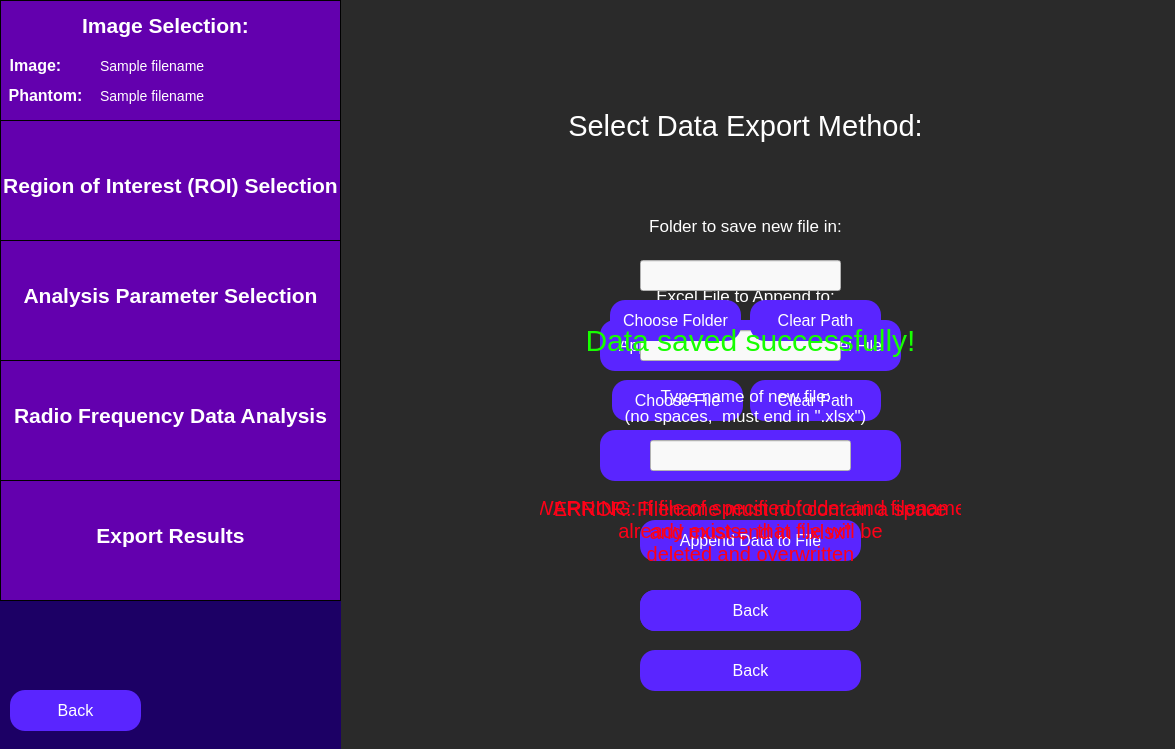
<?xml version="1.0" encoding="UTF-8"?>
<ui version="4.0">
 <class>exportData</class>
 <widget class="QWidget" name="exportData">
  <property name="geometry">
   <rect>
    <x>0</x>
    <y>0</y>
    <width>1175</width>
    <height>749</height>
   </rect>
  </property>
  <property name="windowTitle">
   <string>Export Data</string>
  </property>
  <property name="styleSheet">
   <string notr="true">QWidget {
	background: rgb(42, 42, 42);
}</string>
  </property>
  <widget class="QWidget" name="widget" native="true">
   <property name="geometry">
    <rect>
     <x>0</x>
     <y>0</y>
     <width>341</width>
     <height>751</height>
    </rect>
   </property>
   <property name="toolTip">
    <string>&lt;html&gt;&lt;head/&gt;&lt;body&gt;&lt;p&gt;&lt;br/&gt;&lt;/p&gt;&lt;/body&gt;&lt;/html&gt;</string>
   </property>
   <property name="styleSheet">
    <string notr="true">QWidget {
	background-color: rgb(28, 0, 101);
}</string>
   </property>
   <widget class="QFrame" name="frame">
    <property name="geometry">
     <rect>
      <x>0</x>
      <y>0</y>
      <width>341</width>
      <height>121</height>
     </rect>
    </property>
    <property name="styleSheet">
     <string notr="true">QFrame {
	background-color: rgb(99, 0, 174);
	border: 1px solid black;
}</string>
    </property>
    <property name="frameShape">
     <enum>QFrame::StyledPanel</enum>
    </property>
    <property name="frameShadow">
     <enum>QFrame::Raised</enum>
    </property>
    <widget class="QLabel" name="label">
     <property name="geometry">
      <rect>
       <x>70</x>
       <y>0</y>
       <width>191</width>
       <height>51</height>
      </rect>
     </property>
     <property name="styleSheet">
      <string notr="true">QLabel {
	font-size: 21px;
	color: rgb(255, 255, 255);
	background-color: rgba(255, 255, 255, 0);
	border: 0px;
	font-weight: bold;
}</string>
     </property>
     <property name="text">
      <string>Image Selection:</string>
     </property>
     <property name="alignment">
      <set>Qt::AlignCenter</set>
     </property>
    </widget>
    <widget class="QLabel" name="label_2">
     <property name="geometry">
      <rect>
       <x>-60</x>
       <y>40</y>
       <width>191</width>
       <height>51</height>
      </rect>
     </property>
     <property name="styleSheet">
      <string notr="true">QLabel {
	font-size: 16px;
	color: rgb(255, 255, 255);
	background-color: rgba(255, 255, 255, 0);
	border: 0px;
	font-weight: bold;
}</string>
     </property>
     <property name="text">
      <string>Image:</string>
     </property>
     <property name="alignment">
      <set>Qt::AlignCenter</set>
     </property>
    </widget>
    <widget class="QLabel" name="label_3">
     <property name="geometry">
      <rect>
       <x>-50</x>
       <y>70</y>
       <width>191</width>
       <height>51</height>
      </rect>
     </property>
     <property name="styleSheet">
      <string notr="true">QLabel {
	font-size: 16px;
	color: rgb(255, 255, 255);
	background-color: rgba(255, 255, 255, 0);
	border: 0px;
	font-weight: bold
}</string>
     </property>
     <property name="text">
      <string>Phantom:</string>
     </property>
     <property name="alignment">
      <set>Qt::AlignCenter</set>
     </property>
    </widget>
    <widget class="QLabel" name="imagePathInput">
     <property name="geometry">
      <rect>
       <x>100</x>
       <y>40</y>
       <width>241</width>
       <height>51</height>
      </rect>
     </property>
     <property name="styleSheet">
      <string notr="true">QLabel {
	font-size: 14px;
	color: rgb(255, 255, 255);
	background-color: rgba(255, 255, 255, 0);
	border: 0px;
}</string>
     </property>
     <property name="text">
      <string>Sample filename </string>
     </property>
     <property name="alignment">
      <set>Qt::AlignLeading|Qt::AlignLeft|Qt::AlignVCenter</set>
     </property>
    </widget>
    <widget class="QLabel" name="phantomPathInput">
     <property name="geometry">
      <rect>
       <x>100</x>
       <y>70</y>
       <width>241</width>
       <height>51</height>
      </rect>
     </property>
     <property name="styleSheet">
      <string notr="true">QLabel {
	font-size: 14px;
	color: rgb(255, 255, 255);
	background-color: rgba(255, 255, 255, 0);
	border: 0px;
}</string>
     </property>
     <property name="text">
      <string>Sample filename </string>
     </property>
     <property name="alignment">
      <set>Qt::AlignLeading|Qt::AlignLeft|Qt::AlignVCenter</set>
     </property>
    </widget>
   </widget>
   <widget class="QFrame" name="frame_2">
    <property name="geometry">
     <rect>
      <x>0</x>
      <y>120</y>
      <width>341</width>
      <height>121</height>
     </rect>
    </property>
    <property name="styleSheet">
     <string notr="true">QFrame {
	background-color: rgb(99, 0, 174);;
	border: 1px solid black;
}</string>
    </property>
    <property name="frameShape">
     <enum>QFrame::StyledPanel</enum>
    </property>
    <property name="frameShadow">
     <enum>QFrame::Raised</enum>
    </property>
    <widget class="QLabel" name="label_4">
     <property name="geometry">
      <rect>
       <x>0</x>
       <y>40</y>
       <width>341</width>
       <height>51</height>
      </rect>
     </property>
     <property name="styleSheet">
      <string notr="true">QLabel {
	font-size: 21px;
	color: rgb(255, 255, 255);
	background-color: rgba(255, 255, 255, 0);
	border: 0px;
	font-weight: bold;
}</string>
     </property>
     <property name="text">
      <string>Region of Interest (ROI) Selection</string>
     </property>
     <property name="alignment">
      <set>Qt::AlignCenter</set>
     </property>
    </widget>
   </widget>
   <widget class="QFrame" name="frame_4">
    <property name="geometry">
     <rect>
      <x>0</x>
      <y>360</y>
      <width>341</width>
      <height>121</height>
     </rect>
    </property>
    <property name="styleSheet">
     <string notr="true">QFrame {
	background-color:  rgb(99, 0, 174);
	border: 1px solid black;
}</string>
    </property>
    <property name="frameShape">
     <enum>QFrame::StyledPanel</enum>
    </property>
    <property name="frameShadow">
     <enum>QFrame::Raised</enum>
    </property>
    <widget class="QLabel" name="label_7">
     <property name="geometry">
      <rect>
       <x>0</x>
       <y>30</y>
       <width>341</width>
       <height>51</height>
      </rect>
     </property>
     <property name="styleSheet">
      <string notr="true">QLabel {
	font-size: 21px;
	color: rgb(255, 255, 255);
	background-color: rgba(255, 255, 255, 0);
	border: 0px;
	font-weight: bold;
}</string>
     </property>
     <property name="text">
      <string>Radio Frequency Data Analysis</string>
     </property>
     <property name="alignment">
      <set>Qt::AlignCenter</set>
     </property>
    </widget>
   </widget>
   <widget class="QFrame" name="frame_5">
    <property name="geometry">
     <rect>
      <x>0</x>
      <y>480</y>
      <width>341</width>
      <height>121</height>
     </rect>
    </property>
    <property name="styleSheet">
     <string notr="true">QFrame {
	background-color:  rgb(99, 0, 174);
	border: 1px solid black;
}</string>
    </property>
    <property name="frameShape">
     <enum>QFrame::StyledPanel</enum>
    </property>
    <property name="frameShadow">
     <enum>QFrame::Raised</enum>
    </property>
    <widget class="QLabel" name="label_8">
     <property name="geometry">
      <rect>
       <x>20</x>
       <y>30</y>
       <width>301</width>
       <height>51</height>
      </rect>
     </property>
     <property name="styleSheet">
      <string notr="true">QLabel {
	font-size: 21px;
	color: rgb(255, 255, 255);
	background-color: rgba(255, 255, 255, 0);
	border: 0px;
	font-weight: bold;
}</string>
     </property>
     <property name="text">
      <string>Export Results</string>
     </property>
     <property name="alignment">
      <set>Qt::AlignCenter</set>
     </property>
    </widget>
   </widget>
  </widget>
  <widget class="QFrame" name="frame_3">
   <property name="geometry">
    <rect>
     <x>0</x>
     <y>240</y>
     <width>341</width>
     <height>121</height>
    </rect>
   </property>
   <property name="styleSheet">
    <string notr="true">QFrame {
	background-color: rgb(99, 0, 174);
	border: 1px solid black;
}</string>
   </property>
   <property name="frameShape">
    <enum>QFrame::StyledPanel</enum>
   </property>
   <property name="frameShadow">
    <enum>QFrame::Raised</enum>
   </property>
   <widget class="QLabel" name="label_6">
    <property name="geometry">
     <rect>
      <x>0</x>
      <y>30</y>
      <width>341</width>
      <height>51</height>
     </rect>
    </property>
    <property name="styleSheet">
     <string notr="true">QLabel {
	font-size: 21px;
	color: rgb(255, 255, 255);
	background-color: rgba(255, 255, 255, 0);
	border: 0px;
	font-weight:bold;
}</string>
    </property>
    <property name="text">
     <string>Analysis Parameter Selection</string>
    </property>
    <property name="alignment">
     <set>Qt::AlignCenter</set>
    </property>
   </widget>
  </widget>
  <widget class="QPushButton" name="backButton">
   <property name="geometry">
    <rect>
     <x>10</x>
     <y>690</y>
     <width>131</width>
     <height>41</height>
    </rect>
   </property>
   <property name="styleSheet">
    <string notr="true">QPushButton {
	color: white;
	font-size: 16px;
	background: rgb(90, 37, 255);
	border-radius: 15px;
}</string>
   </property>
   <property name="text">
    <string>Back</string>
   </property>
  </widget>
  <widget class="QLabel" name="selectDataLabel">
   <property name="geometry">
    <rect>
     <x>530</x>
     <y>60</y>
     <width>431</width>
     <height>131</height>
    </rect>
   </property>
   <property name="styleSheet">
    <string notr="true">QLabel {
	font-size: 29px;
	color: rgb(255, 255, 255);
	background-color: rgba(255, 255, 255, 0);
}</string>
   </property>
   <property name="text">
    <string>Select Data Export Method:</string>
   </property>
   <property name="textFormat">
    <enum>Qt::AutoText</enum>
   </property>
   <property name="scaledContents">
    <bool>false</bool>
   </property>
   <property name="alignment">
    <set>Qt::AlignCenter</set>
   </property>
   <property name="wordWrap">
    <bool>true</bool>
   </property>
  </widget>
  <widget class="QPushButton" name="appendFileOptionButton">
   <property name="geometry">
    <rect>
     <x>600</x>
     <y>320</y>
     <width>301</width>
     <height>51</height>
    </rect>
   </property>
   <property name="toolTip">
    <string>&lt;html&gt;&lt;head/&gt;&lt;body&gt;&lt;p&gt;&lt;br/&gt;&lt;/p&gt;&lt;/body&gt;&lt;/html&gt;</string>
   </property>
   <property name="styleSheet">
    <string notr="true">QPushButton {
	color: white;
	font-size: 16px;
	background: rgb(90, 37, 255);
	border-radius: 15px;
}</string>
   </property>
   <property name="text">
    <string>Append Data onto Existing Excel File</string>
   </property>
  </widget>
  <widget class="QPushButton" name="clearAppendFileButton">
   <property name="geometry">
    <rect>
     <x>750</x>
     <y>380</y>
     <width>131</width>
     <height>41</height>
    </rect>
   </property>
   <property name="styleSheet">
    <string notr="true">QPushButton {
	color: white;
	font-size: 16px;
	background: rgb(90, 37, 255);
	border-radius: 15px;
}</string>
   </property>
   <property name="text">
    <string>Clear Path</string>
   </property>
  </widget>
  <widget class="QLabel" name="appendFileLabel">
   <property name="geometry">
    <rect>
     <x>610</x>
     <y>270</y>
     <width>271</width>
     <height>51</height>
    </rect>
   </property>
   <property name="styleSheet">
    <string notr="true">QLabel {
	background-color: rgba(255, 255, 255, 0);
	color: white;
	font-size: 17px;
}</string>
   </property>
   <property name="text">
    <string>Excel File to Append to:</string>
   </property>
   <property name="alignment">
    <set>Qt::AlignCenter</set>
   </property>
   <property name="textInteractionFlags">
    <set>Qt::NoTextInteraction</set>
   </property>
  </widget>
  <widget class="QPushButton" name="chooseAppendFileButton">
   <property name="geometry">
    <rect>
     <x>612</x>
     <y>380</y>
     <width>131</width>
     <height>41</height>
    </rect>
   </property>
   <property name="styleSheet">
    <string notr="true">QPushButton {
	color: white;
	font-size: 16px;
	background: rgb(90, 37, 255);
	border-radius: 15px;
}</string>
   </property>
   <property name="text">
    <string>Choose File</string>
   </property>
  </widget>
  <widget class="QLineEdit" name="appendFilePath">
   <property name="geometry">
    <rect>
     <x>640</x>
     <y>330</y>
     <width>201</width>
     <height>31</height>
    </rect>
   </property>
   <property name="styleSheet">
    <string notr="true">QLineEdit {
	background-color: rgb(249, 249, 249);
	color: black;
}</string>
   </property>
  </widget>
  <widget class="QPushButton" name="newFileOptionButton">
   <property name="geometry">
    <rect>
     <x>600</x>
     <y>430</y>
     <width>301</width>
     <height>51</height>
    </rect>
   </property>
   <property name="toolTip">
    <string>&lt;html&gt;&lt;head/&gt;&lt;body&gt;&lt;p&gt;&lt;br/&gt;&lt;/p&gt;&lt;/body&gt;&lt;/html&gt;</string>
   </property>
   <property name="styleSheet">
    <string notr="true">QPushButton {
	color: white;
	font-size: 16px;
	background: rgb(90, 37, 255);
	border-radius: 15px;
}</string>
   </property>
   <property name="text">
    <string>Save to New Excel File</string>
   </property>
  </widget>
  <widget class="QLineEdit" name="newFolderPathInput">
   <property name="geometry">
    <rect>
     <x>640</x>
     <y>260</y>
     <width>201</width>
     <height>31</height>
    </rect>
   </property>
   <property name="styleSheet">
    <string notr="true">QLineEdit {
	background-color: rgb(249, 249, 249);
	color: black;
}</string>
   </property>
  </widget>
  <widget class="QPushButton" name="chooseNewFolderButton">
   <property name="geometry">
    <rect>
     <x>610</x>
     <y>300</y>
     <width>131</width>
     <height>41</height>
    </rect>
   </property>
   <property name="styleSheet">
    <string notr="true">QPushButton {
	color: white;
	font-size: 16px;
	background: rgb(90, 37, 255);
	border-radius: 15px;
}</string>
   </property>
   <property name="text">
    <string>Choose Folder</string>
   </property>
  </widget>
  <widget class="QLabel" name="newFolderPathLabel">
   <property name="geometry">
    <rect>
     <x>610</x>
     <y>200</y>
     <width>271</width>
     <height>51</height>
    </rect>
   </property>
   <property name="styleSheet">
    <string notr="true">QLabel {
	background-color: rgba(255, 255, 255, 0);
	color: white;
	font-size: 17px;
}</string>
   </property>
   <property name="text">
    <string>Folder to save new file in:</string>
   </property>
   <property name="alignment">
    <set>Qt::AlignCenter</set>
   </property>
   <property name="textInteractionFlags">
    <set>Qt::NoTextInteraction</set>
   </property>
  </widget>
  <widget class="QPushButton" name="clearNewFolderButton">
   <property name="geometry">
    <rect>
     <x>750</x>
     <y>300</y>
     <width>131</width>
     <height>41</height>
    </rect>
   </property>
   <property name="styleSheet">
    <string notr="true">QPushButton {
	color: white;
	font-size: 16px;
	background: rgb(90, 37, 255);
	border-radius: 15px;
}</string>
   </property>
   <property name="text">
    <string>Clear Path</string>
   </property>
  </widget>
  <widget class="QLineEdit" name="newFileNameInput">
   <property name="geometry">
    <rect>
     <x>650</x>
     <y>440</y>
     <width>201</width>
     <height>31</height>
    </rect>
   </property>
   <property name="styleSheet">
    <string notr="true">QLineEdit {
	background-color: rgb(249, 249, 249);
	color: black;
}</string>
   </property>
   <property name="alignment">
    <set>Qt::AlignCenter</set>
   </property>
  </widget>
  <widget class="QPushButton" name="createNewFileButton">
   <property name="geometry">
    <rect>
     <x>640</x>
     <y>590</y>
     <width>221</width>
     <height>41</height>
    </rect>
   </property>
   <property name="styleSheet">
    <string notr="true">QPushButton {
	color: white;
	font-size: 16px;
	background: rgb(90, 37, 255);
	border-radius: 15px;
}</string>
   </property>
   <property name="text">
    <string>Create File</string>
   </property>
  </widget>
  <widget class="QLabel" name="newFileNameLabel">
   <property name="geometry">
    <rect>
     <x>610</x>
     <y>380</y>
     <width>271</width>
     <height>51</height>
    </rect>
   </property>
   <property name="styleSheet">
    <string notr="true">QLabel {
	background-color: rgba(255, 255, 255, 0);
	color: white;
	font-size: 17px;
}</string>
   </property>
   <property name="text">
    <string>Type name of new file:
(no spaces,  must end in &quot;.xlsx&quot;)</string>
   </property>
   <property name="alignment">
    <set>Qt::AlignCenter</set>
   </property>
   <property name="textInteractionFlags">
    <set>Qt::NoTextInteraction</set>
   </property>
  </widget>
  <widget class="QPushButton" name="appendFileButton">
   <property name="geometry">
    <rect>
     <x>640</x>
     <y>520</y>
     <width>221</width>
     <height>41</height>
    </rect>
   </property>
   <property name="styleSheet">
    <string notr="true">QPushButton {
	color: white;
	font-size: 16px;
	background: rgb(90, 37, 255);
	border-radius: 15px;
}</string>
   </property>
   <property name="text">
    <string>Append Data to File</string>
   </property>
  </widget>
  <widget class="QPushButton" name="appendFileBackButton">
   <property name="geometry">
    <rect>
     <x>640</x>
     <y>590</y>
     <width>221</width>
     <height>41</height>
    </rect>
   </property>
   <property name="styleSheet">
    <string notr="true">QPushButton {
	color: white;
	font-size: 16px;
	background: rgb(90, 37, 255);
	border-radius: 15px;
}</string>
   </property>
   <property name="text">
    <string>Back</string>
   </property>
  </widget>
  <widget class="QPushButton" name="newFileBackButton">
   <property name="geometry">
    <rect>
     <x>640</x>
     <y>650</y>
     <width>221</width>
     <height>41</height>
    </rect>
   </property>
   <property name="styleSheet">
    <string notr="true">QPushButton {
	color: white;
	font-size: 16px;
	background: rgb(90, 37, 255);
	border-radius: 15px;
}</string>
   </property>
   <property name="text">
    <string>Back</string>
   </property>
  </widget>
  <widget class="QLabel" name="fileNameErrorLabel">
   <property name="geometry">
    <rect>
     <x>540</x>
     <y>480</y>
     <width>421</width>
     <height>81</height>
    </rect>
   </property>
   <property name="styleSheet">
    <string notr="true">QLabel {
	color: rgb(255, 0, 23);
	font-size: 20px;
	background-color: rgba(255, 255, 255, 0);
}</string>
   </property>
   <property name="text">
    <string>ERROR: Filename must not contain a space
and must end in &quot;.xlsx&quot;</string>
   </property>
   <property name="alignment">
    <set>Qt::AlignCenter</set>
   </property>
  </widget>
  <widget class="QLabel" name="fileNameWarningLabel">
   <property name="geometry">
    <rect>
     <x>540</x>
     <y>490</y>
     <width>421</width>
     <height>81</height>
    </rect>
   </property>
   <property name="styleSheet">
    <string notr="true">QLabel {
	color: rgb(255, 0, 23);
	font-size: 20px;
	background-color: rgba(255, 255, 255, 0);
}</string>
   </property>
   <property name="text">
    <string>WARNING: If file of specified folder and filename
already exists,  that file will be
deleted and overwritten</string>
   </property>
   <property name="alignment">
    <set>Qt::AlignCenter</set>
   </property>
  </widget>
  <widget class="QLabel" name="dataSavedSuccessfullyLabel">
   <property name="geometry">
    <rect>
     <x>540</x>
     <y>300</y>
     <width>421</width>
     <height>81</height>
    </rect>
   </property>
   <property name="styleSheet">
    <string notr="true">QLabel {
	color: rgb(23, 255, 0);
	font-size: 30px;
	background-color: rgba(255, 255, 255, 0);
}</string>
   </property>
   <property name="text">
    <string>Data saved successfully!</string>
   </property>
   <property name="alignment">
    <set>Qt::AlignCenter</set>
   </property>
  </widget>
 </widget>
 <resources/>
 <connections/>
</ui>
